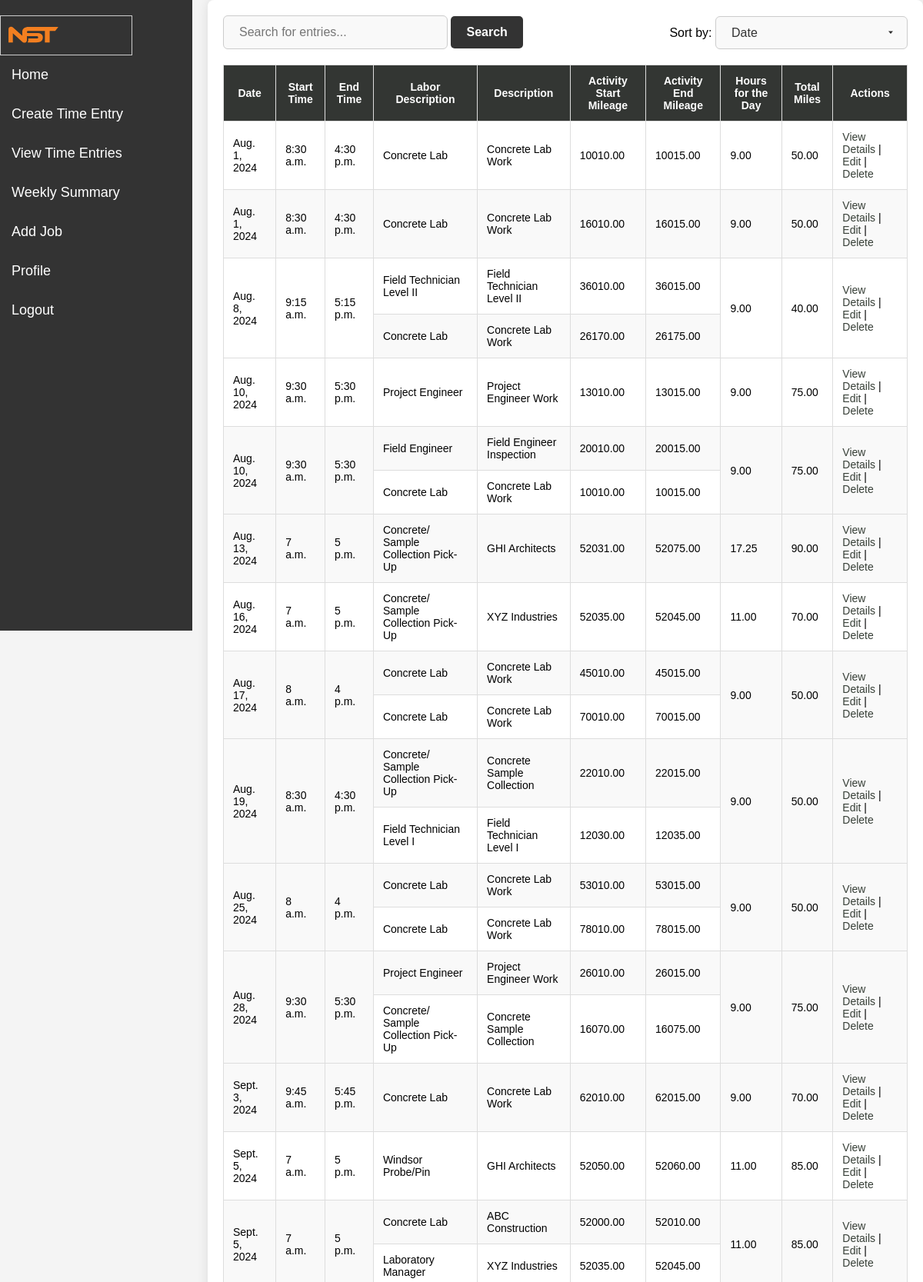
Screenshot of /time-entry/entries/ (signed in, upper part) with the database file from the repository.
### timesheets/models.py (models this page shows, shortened)
class TimeEntry(models.Model):
    LOCATION_CHOICES = [
        ('Home', 'Home'),
        ('Office', 'Office'),
    ]
    id = models.AutoField(primary_key=True)
    date = models.DateField(default=datetime.today)  # New field for date
    user = models.ForeignKey(settings.AUTH_USER_MODEL, on_delete=models.CASCADE)
    start_location = models.CharField(max_length=10, choices=LOCATION_CHOICES, default='Home')
    end_location = models.CharField(max_length=10, choices=LOCATION_CHOICES, default='Home')
    initial_mileage = models.DecimalField(max_digits=7, decimal_places=2, null=True, blank=True)
    final_mileage = models.DecimalField(max_digits=7, decimal_places=2, null=True, blank=True)
    activity_start_mileage = models.DecimalField(max_digits=7, decimal_places=2, null=True, blank=True)
    activity_end_mileage = models.DecimalField(max_digits=7, decimal_places=2, null=True, blank=True)
    total_miles = models.DecimalField(max_digits=7, decimal_places=2, null=True, blank=True)
    travel_miles_subtract = models.DecimalField(max_digits=7, decimal_places=2, null=True, blank=True)
    miles_to_be_paid = models.DecimalField(max_digits=7, decimal_places=2, null=True, blank=True)
    initial_leave_time = models.TimeField(null=True, blank=True)
    final_arrive_time = models.TimeField(null=True, blank=True)
    start_time = models.TimeField(null=True, blank=True)
    end_time = models.TimeField(null=True, blank=True)
    activity_arrive_time = models.TimeField(null=True, blank=True)
    activity_leave_time = models.TimeField(null=True, blank=True)
    hours_on_site = models.DecimalField(max_digits=5, decimal_places=2, null=True, blank=True)
    hours_for_the_day = models.DecimalField(max_digits=5, decimal_places=2, null=True, blank=True)
    travel_time_subtract = models.DecimalField(max_digits=5, decimal_places=2, null=True, blank=True)
    hours_to_be_paid = models.DecimalField(max_digits=5, decimal_places=2, null=True, blank=True)

class Job(models.Model):
    LABOR_CODE_CHOICES = [
        ('1', 'Project Manager/P.E.'),
        ('2', 'Senior Engineer/P.E.'),
        ('3', 'Project Engineer'),
        ('4', 'Laboratory Manager'),
        ('5', 'Laboratory Technician'),
        ('6', 'Field Engineer'),
        ('7', 'Field Technician Level I'),
        ('8', 'Field Technician Level II'),
        ('9', 'CWI'),
        ('10', 'Report/ Documentation Preparation'),
        ('11', 'Report/ Document Quality Review'),
        ('12', 'Concrete/ Sample Collection Pick-Up'),
        ('13', 'Concrete Lab'),
        ('14', 'Concrete Coring'),
        ('15', 'Windsor Probe/Pin'),
        ('16', 'Schmidt Hammer'),
        ('17', 'Ground Penetrating Radar'),
        ('18', 'Floor Flatness'),
        ('19', 'CAD Drawing'),
        ('20', 'Administration'),
        ('21', 'Marketing'),
        ('22', 'Clerical Support'),
        ('23', 'Training'),
        ('24', 'School'),
        ('25', 'Moisture Content'),
        ('26', 'Particle Size Analysis'),
        ('27', 'Hydrometer'),
        ('28', 'Atterberg Limits'),
        ('29', 'Specific Gravity'),
        ('30', 'Organic Content'),
        ('31', 'Unit Weight'),
        ('32', 'Density, Soil Particle'),
        ('33', 'Fractional Organic Carbon'),
        ('34', 'Hydraulic Conductivity'),
        ('35', 'Standard Proctor 4" Mold'),
        ('36', 'Standard Proctor 6" Mold'),
        ('37', 'Modified Proctor 4" Mold'),
        ('38', 'Modified Proctor 6" Mold'),
        ('39', 'Unconsolidated Triaxle Shear Test'),
        ('40', 'Consolidated Triaxle Shear Test'),
        ('41', 'Unconfined Compression'),
        ('42', 'One Dimensional Consolidation'),
        ('43', 'Asphalt Extraction Test'),
        ('44', 'Gyratory Compaction'),
        ('45', 'Asphalt Bulk Specific Gravity'),
        ('46', 'Asphalt Apparent Specific Gravity'),
        ('47', 'pH'),
        ('48', 'Other'),
    ]
    time_entry = models.ForeignKey(TimeEntry, related_name='jobs', on_delete=models.CASCADE)
    activity_start_mileage = models.DecimalField(max_digits=7, decimal_places=2, null=True, blank=True)
    activity_arrive_time = models.TimeField()
    activity_leave_time = models.TimeField()
    activity_end_mileage = models.DecimalField(max_digits=7, decimal_places=2, null=True, blank=True)
    labor_code = models.CharField(max_length=2, choices=LABOR_CODE_CHOICES)
    description = models.TextField()

### timesheets/views.py (the view, shortened to what this page needs)
# urls.py: path('entries/', views.time_entry_list, name='time_entry_list'),  # List of time entries
@login_required
def time_entry_list(request):
    if request.user.is_superuser:
        time_entries = TimeEntry.objects.all()
    else:
        time_entries = TimeEntry.objects.filter(user=request.user)
    search_query = request.GET.get('search', '')
    sort_by = request.GET.get('sort_by', 'date')  # Default sort by date
    valid_sort_fields = ['date', 'start_time', 'end_time', 'hours_for_the_day', 'total_miles']
    if request.user.is_superuser:
        valid_sort_fields.append('user__username')
    if sort_by in valid_sort_fields:
        time_entries = time_entries.order_by(sort_by)
    else:
        sort_by = 'date'  # Default to date if an invalid sort option is provided
        time_entries = time_entries.order_by(sort_by)
    context = {
        'time_entries': time_entries,
        'search_query': search_query,
        'sort_by': sort_by
    }
    return render(request, 'timesheets/time_entry_list.html', context)

### timesheets/templates/timesheets/time_entry_list.html (shortened to what this page needs)
{% extends 'timesheets/base.html' %}
{% block content %}
    <div class="header-container">
        <div class="search-container">
            <form method="get" action="{% url 'time_entry_list' %}">
                <input type="text" name="search" value="{{ search_query }}" placeholder="Search for entries...">
                <button type="submit">Search</button>
            </form>
        </div>
        <div class="sort-container">
            <form method="get" action="{% url 'time_entry_list' %}">
                <label for="sort_by">Sort by:</label>
                <select name="sort_by" id="sort_by" onchange="this.form.submit()">
                    <option value="date" {% if sort_by == 'date' %}selected{% endif %}>Date</option>
                </select>
            </form>
        </div>
    </div>
    <table id="timeEntriesTable">
        <thead>
            <tr>
                <th>Date</th>
                <th>Start Time</th>
                <th>End Time</th>
                <th>Labor Description</th>
                <th>Description</th>
                <th>Activity Start Mileage</th>
                <th>Activity End Mileage</th>
                <th>Hours for the Day</th>
                <th>Total Miles</th>
                <th>Actions</th>
            </tr>
        </thead>
        <tbody>
            {% for entry in time_entries %}
            {% for job in entry.jobs.all %}
            <tr>
                {% if forloop.first %}
                    <td rowspan="{{ entry.jobs.count }}">{{ entry.date }}</td>
                    <td rowspan="{{ entry.jobs.count }}">{{ entry.start_time }}</td>
                    <td rowspan="{{ entry.jobs.count }}">{{ entry.end_time }}</td>
                {% endif %}
                <td>{{ job.get_labor_code_display }}</td>
                <td>{{ job.description }}</td>
                <td>{{ job.activity_start_mileage }}</td>
                <td>{{ job.activity_end_mileage }}</td>
                {% if forloop.first %}
                    <td rowspan="{{ entry.jobs.count }}">{{ entry.hours_for_the_day }}</td>
                    <td rowspan="{{ entry.jobs.count }}">{{ entry.total_miles }}</td>
                    <td rowspan="{{ entry.jobs.count }}">
                        <a href="{% url 'time_entry_detail' entry.pk %}">View Details</a> |
                        <a href="{% url 'time_entry_edit' entry.pk %}">Edit</a> |
                        <a href="{% url 'time_entry_delete' entry.pk %}">Delete</a>
                    </td>
                {% endif %}
            </tr>
            {% endfor %}
            {% endfor %}
        </tbody>
    </table>
{% endblock %}

### timesheets/static/css/style.css (style rules this page uses)
body { margin-top:20px; font-family: Arial, sans-serif; background-color: #f4f4f4; }
.header-container { display: flex; justify-content: flex-end; align-items: center; margin-bottom: 20px; }
.search-container { margin-right: 20px; }
.search-container input { padding: 8px; font-size: 14px; width: 300px; }
.sort-container form { display: inline; }
.header-container { display: flex; justify-content: space-between; align-items: center; margin-bottom: 20px; }
table { width: 100%; border-collapse: collapse; margin-top: 20px; font-size: 14px; }
thead { background-color: #4CAF50; color: white; }
th, td { padding: 12px; border: 1px solid #ddd; text-align: left; }
th { font-weight: bold; background-color: #333633; color: white; text-align: center; }
tbody tr:nth-child(even) { background-color: #f9f9f9; }
a { color: #373f37; text-decoration: none; }
.search-container input { padding: 12px 20px; font-size: 16px; border-radius: 6px; border: 1px solid #ccc; background-color: #f9f9f9; color: #333; width: 250px; transition: border-color 0.3s ease, background-color 0.3s ease; }
select { padding: 12px 20px; font-size: 16px; border-radius: 6px; border: 1px solid #ccc; background-color: #f9f9f9; color: #333; width: 250px; appearance: none; -webkit-appearance: none; -moz-appearance: none; background-repeat: no-repeat; background-position: right 15px center; background-size: 12px; cursor: pointer; transition: border-color 0.3s ease; }
button[type="submit"] { padding: 12px 20px; background-color: #4CAF50; color: white; border: none; border-radius: 5px; cursor: pointer; font-size: 16px; font-weight: bold; text-align: center; text-decoration: none; display: inline-block; transition: background-color 0.3s ease; }

### timesheets/templates/timesheets/base.html (style rules this page uses)
html, body { height: 100%; margin: 0; padding: 0; }
body { display: flex; flex-direction: column; font-family: Arial, sans-serif; background-color: #f4f4f4; }

### timesheets/templates/timesheets/time_entry_list.html (style rules this page uses)
button[type="submit"] { padding: 12px 20px; background-color: #333; color: white; border: none; border-radius: 5px; cursor: pointer; font-size: 16px; font-weight: bold; text-align: center; text-decoration: none; display: inline-block; transition: background-color 0.3s ease; }

### rows the page displays
TimeEntry: date "Aug. 1, 2024", start_time "8:30 a.m.", end_time "4:30 p.m.", hours_for_the_day "9.00", total_miles "50.00"
Job: labor_code "Concrete Lab", description "Concrete Lab Work", activity_start_mileage "10010.00", activity_end_mileage "10015.00"
TimeEntry: date "Aug. 1, 2024", start_time "8:30 a.m.", end_time "4:30 p.m.", hours_for_the_day "9.00", total_miles "50.00"
Job: labor_code "Concrete Lab", description "Concrete Lab Work", activity_start_mileage "16010.00", activity_end_mileage "16015.00"
TimeEntry: date "Aug. 8, 2024", start_time "9:15 a.m.", end_time "5:15 p.m.", hours_for_the_day "9.00", total_miles "40.00"
Job: labor_code "Field Technician Level II", description "Field Technician Level II", activity_start_mileage "36010.00", activity_end_mileage "36015.00"
Job: labor_code "Concrete Lab", description "Concrete Lab Work", activity_start_mileage "26170.00", activity_end_mileage "26175.00"
TimeEntry: date "Aug. 10, 2024", start_time "9:30 a.m.", end_time "5:30 p.m.", hours_for_the_day "9.00", total_miles "75.00"
Job: labor_code "Project Engineer", description "Project Engineer Work", activity_start_mileage "13010.00", activity_end_mileage "13015.00"
TimeEntry: date "Aug. 10, 2024", start_time "9:30 a.m.", end_time "5:30 p.m.", hours_for_the_day "9.00", total_miles "75.00"
Job: labor_code "Field Engineer", description "Field Engineer Inspection", activity_start_mileage "20010.00", activity_end_mileage "20015.00"
Job: labor_code "Concrete Lab", description "Concrete Lab Work", activity_start_mileage "10010.00", activity_end_mileage "10015.00"
TimeEntry: date "Aug. 13, 2024", start_time "7 a.m.", end_time "5 p.m.", hours_for_the_day "17.25", total_miles "90.00"
Job: labor_code "Concrete/ Sample Collection Pick-Up", description "GHI Architects", activity_start_mileage "52031.00", activity_end_mileage "52075.00"
TimeEntry: date "Aug. 16, 2024", start_time "7 a.m.", end_time "5 p.m.", hours_for_the_day "11.00", total_miles "70.00"
Job: labor_code "Concrete/ Sample Collection Pick-Up", description "XYZ Industries", activity_start_mileage "52035.00", activity_end_mileage "52045.00"
TimeEntry: date "Aug. 17, 2024", start_time "8 a.m.", end_time "4 p.m.", hours_for_the_day "9.00", total_miles "50.00"
Job: labor_code "Concrete Lab", description "Concrete Lab Work", activity_start_mileage "45010.00", activity_end_mileage "45015.00"
Job: labor_code "Concrete Lab", description "Concrete Lab Work", activity_start_mileage "70010.00", activity_end_mileage "70015.00"
TimeEntry: date "Aug. 19, 2024", start_time "8:30 a.m.", end_time "4:30 p.m.", hours_for_the_day "9.00", total_miles "50.00"
Job: labor_code "Concrete/ Sample Collection Pick-Up", description "Concrete Sample Collection", activity_start_mileage "22010.00", activity_end_mileage "22015.00"
Job: labor_code "Field Technician Level I", description "Field Technician Level I", activity_start_mileage "12030.00", activity_end_mileage "12035.00"
TimeEntry: date "Aug. 25, 2024", start_time "8 a.m.", end_time "4 p.m.", hours_for_the_day "9.00", total_miles "50.00"
Job: labor_code "Concrete Lab", description "Concrete Lab Work", activity_start_mileage "53010.00", activity_end_mileage "53015.00"
Job: labor_code "Concrete Lab", description "Concrete Lab Work", activity_start_mileage "78010.00", activity_end_mileage "78015.00"
TimeEntry: date "Aug. 28, 2024", start_time "9:30 a.m.", end_time "5:30 p.m.", hours_for_the_day "9.00", total_miles "75.00"
Job: labor_code "Project Engineer", description "Project Engineer Work", activity_start_mileage "26010.00", activity_end_mileage "26015.00"
Job: labor_code "Concrete/ Sample Collection Pick-Up", description "Concrete Sample Collection", activity_start_mileage "16070.00", activity_end_mileage "16075.00"
TimeEntry: date "Sept. 3, 2024", start_time "9:45 a.m.", end_time "5:45 p.m.", hours_for_the_day "9.00", total_miles "70.00"
Job: labor_code "Concrete Lab", description "Concrete Lab Work", activity_start_mileage "62010.00", activity_end_mileage "62015.00"
TimeEntry: date "Sept. 5, 2024", start_time "7 a.m.", end_time "5 p.m.", hours_for_the_day "11.00", total_miles "85.00"
Job: labor_code "Windsor Probe/Pin", description "GHI Architects", activity_start_mileage "52050.00", activity_end_mileage "52060.00"
TimeEntry: date "Sept. 5, 2024", start_time "7 a.m.", end_time "5 p.m.", hours_for_the_day "11.00", total_miles "85.00"
Job: labor_code "Concrete Lab", description "ABC Construction", activity_start_mileage "52000.00", activity_end_mileage "52010.00"
Job: labor_code "Laboratory Manager", description "XYZ Industries", activity_start_mileage "52035.00", activity_end_mileage "52045.00"
